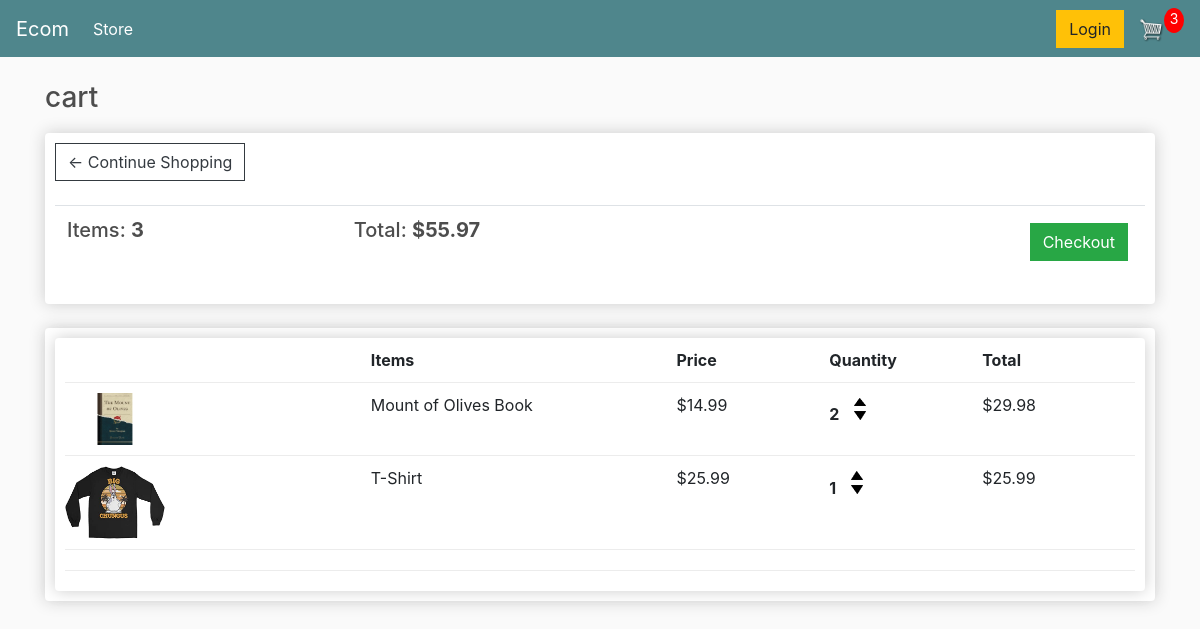
The app's page /cart/ (signed in), older data.
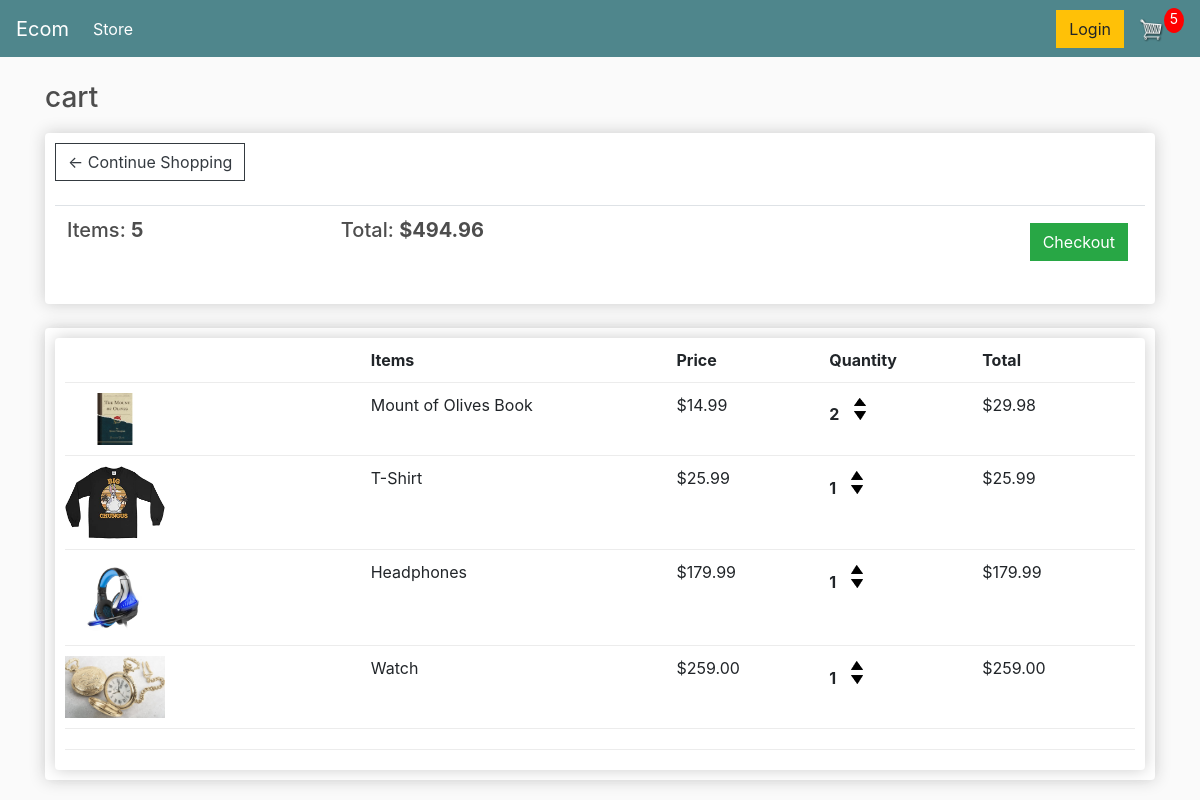
The same page, newer data.
### store/models.py (models this page shows, shortened)
class Order(models.Model):
	customer = models.ForeignKey(Customer, on_delete=models.SET_NULL, null=True, blank=True)
	date_ordered = models.DateTimeField(auto_now_add=True)
	complete = models.BooleanField(default=False)
	transaction_id = models.CharField(max_length=100, null=True)
	@property
	def get_cart_total(self):
		orderitems = self.orderitem_set.all()
		total = sum([item.get_total for item in orderitems])
		return total
	@property
	def get_cart_items(self):
		orderitems = self.orderitem_set.all()
		total = sum([item.quantity for item in orderitems])
		return total

class OrderItem(models.Model):
	product = models.ForeignKey(Product, on_delete=models.SET_NULL, null=True)
	order = models.ForeignKey(Order, on_delete=models.SET_NULL, null=True)
	quantity = models.IntegerField(default=0, null=True, blank=True)
	date_added = models.DateTimeField(auto_now_add=True)
	@property
	def get_total(self):
		total = self.product.price * self.quantity
		return total

class Product(models.Model):
	name = models.CharField(max_length=200)
	price = models.DecimalField(max_digits=7, decimal_places=2)
	digital = models.BooleanField(default=False, null=True, blank=False)
	image = models.ImageField(null=True, blank=True)
	@property
	def imageURL(self):
		try:
			url = self.image.url
		except:
			url = ''
		return url

### store/views.py (the view)
# urls.py: path('cart/', views.cart, name="cart"),
def cart(request):
	data = cartData(request)
	cartItems = data['cartItems']
	order = data['order']
	items = data['items']
	context = {'items':items, 'order':order, 'cartItems':cartItems}
	return render(request, 'store/cart.html', context)

### store/utils.py (called while the page is built)
def cartData(request):
	if request.user.is_authenticated:
		customer = request.user.customer
		order, created = Order.objects.get_or_create(customer=customer, complete=False)
		items = order.orderitem_set.all()
		cartItems = order.get_cart_items
	else:
		cookieData = cookieCart(request)
		cartItems = cookieData['cartItems']
		order = cookieData['order']
		items = cookieData['items']
	return {'cartItems':cartItems ,'order':order, 'items':items}

### store/templates/store/cart.html (shortened to what this page needs)
{% extends 'store/main.html' %}
{% load static %}
{% block content %}
<h3>cart</h3><div class="row">
	<div class="col-lg-12">
		<div class="box-element">
			<a  class="btn btn-outline-dark" href="{% url 'store' %}">&#x2190; Continue Shopping</a>
			<br>
			<br>
			<table class="table">
				<tr>
					<th><h5>Items: <strong>{{order.get_cart_items}}</strong></h5></th>
					<th><h5>Total: <strong>${{order.get_cart_total|floatformat:2}}</strong></h5></th>
					<th>
						<a  style="float:right; margin:5px;" class="btn btn-success" href="{% url 'checkout' %}">Checkout</a>
					</th>
				</tr>
			</table>
		</div>
		<br>
		<div class="box-element">
			<div class="box-element">
				<div class="cart-row">
					<div style="flex:2"></div>
					<div style="flex:2"><strong>Items</strong></div>
					<div style="flex:1"><strong>Price</strong></div>
					<div style="flex:1"><strong>Quantity</strong></div>
					<div style="flex:1"><strong>Total</strong></div>
				</div>
				{% for item in items %}
				<div class="cart-row">
					<div style="flex:2"><img class="row-image" src="{{item.product.imageURL}}"></div>
					<div style="flex:2">{{item.product.name}}</div>
					<div style="flex:1">${{item.product.price|floatformat:2}}</div>
					<div style="flex:1">
						<p class="quantity">{{item.quantity}}</p>
						<div class="quantity">
							<img data-product="{{item.product.id}}" data-action="add" class="chg-quantity update-cart" src="{% static  'images/arrow-up.png' %}">
							<img data-product="{{item.product.id}}" data-action="remove" class="chg-quantity update-cart" src="{% static  'images/arrow-down.png' %}">
						</div>
					</div>
					<div style="flex:1">${{item.get_total}}</div>
				</div>
				{% endfor %}
				<div class="cart-row">
				</div>
			</div>
		</div>
	</div>
</div>
{% endblock content %}

Row changes from the older to the newer data that the page shows:
computed for Order: get_cart_items "3" → "5"; get_cart_total "55.97" → "494.96"
added OrderItem: product.imageURL (picture), product.name "Headphones", product.price "179.99", quantity "1", get_total "179.99"
added OrderItem: product.imageURL (picture), product.name "Watch", product.price "259.00", quantity "1", get_total "259.00"
Text that changed along with them:
{{ cartItems }}: "3" → "5"
